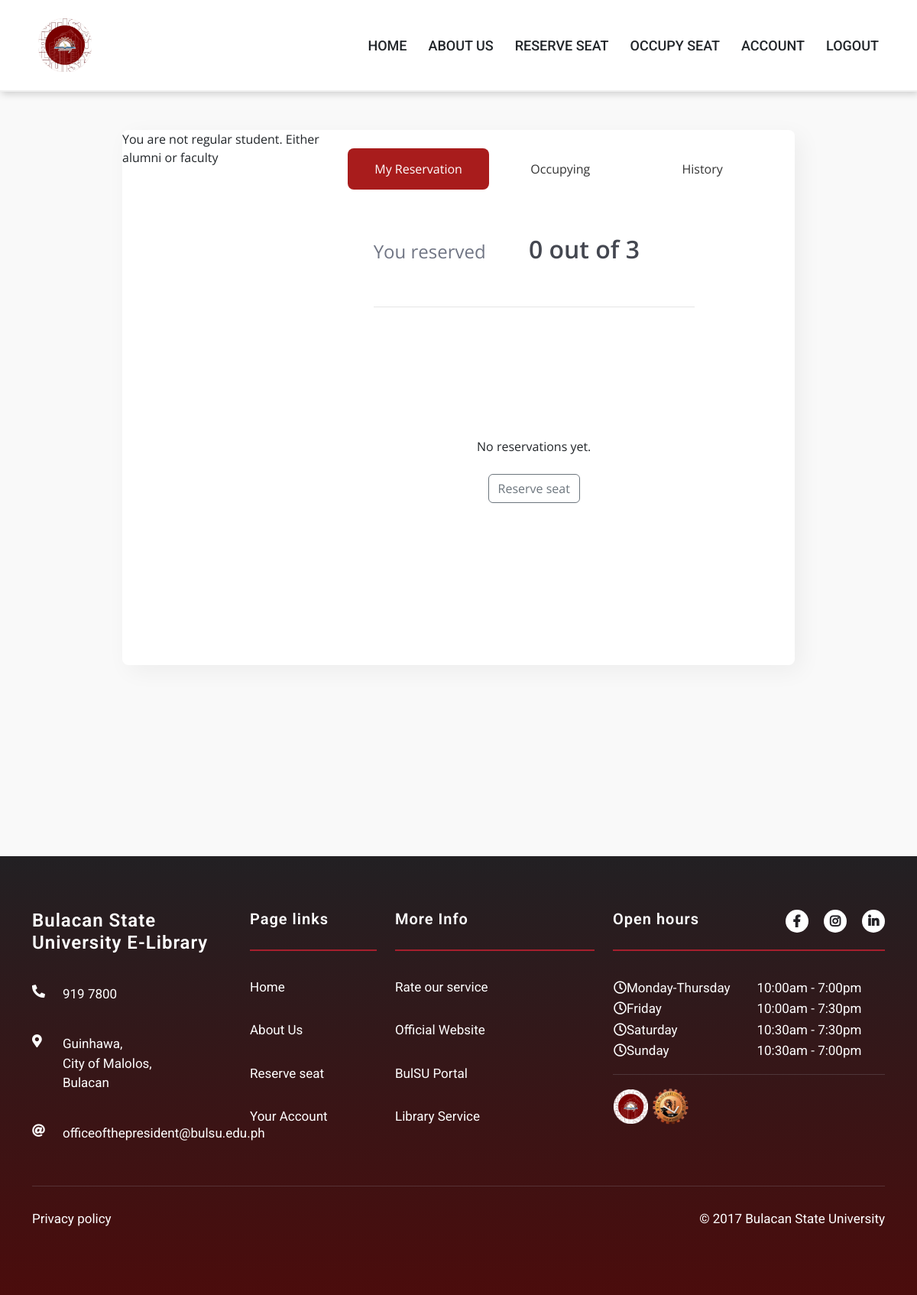
The app's page /profile.php (signed in), older data.
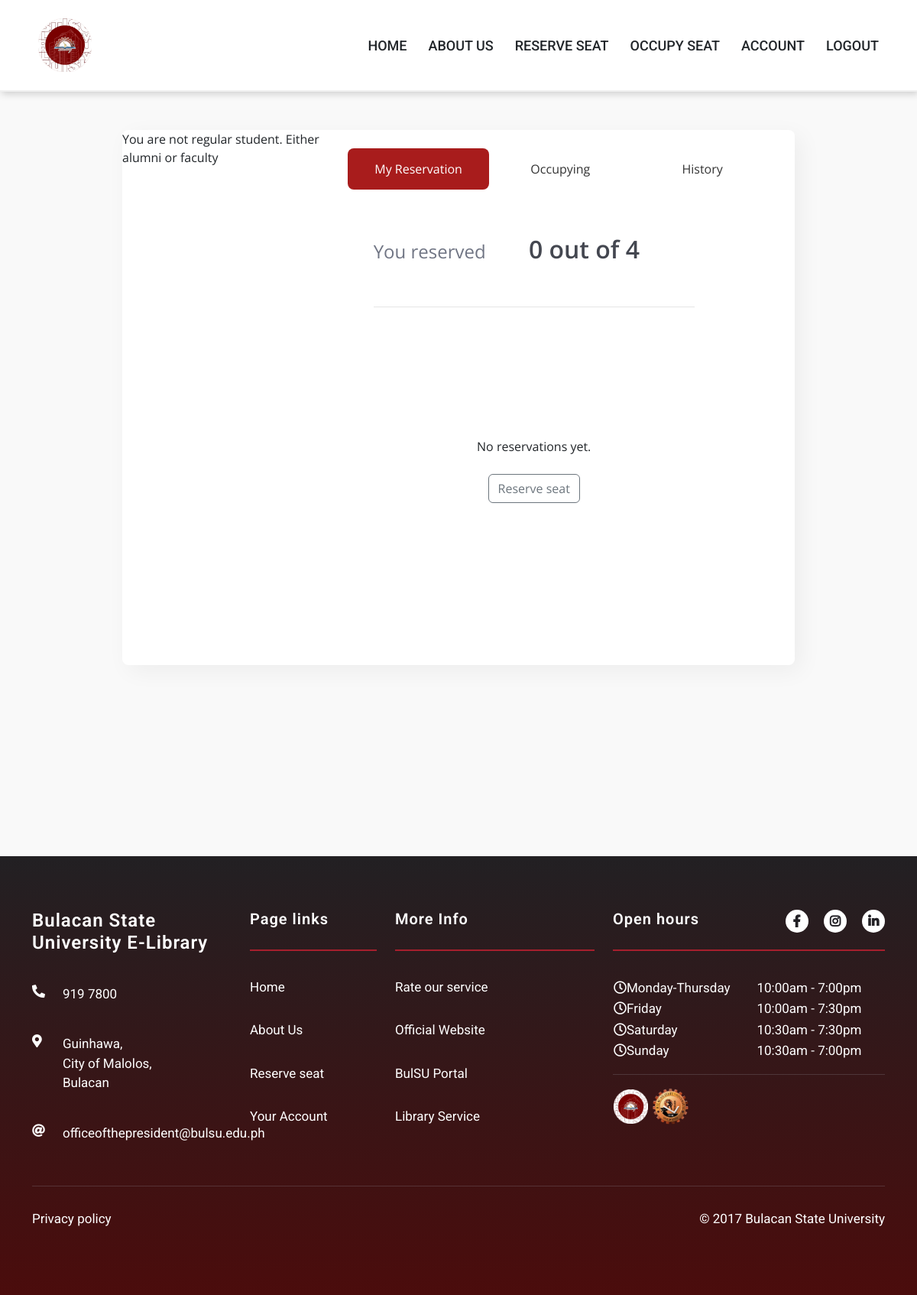
The same page, newer data.
### tables this page shows
CREATE TABLE `settings` (
  `settings_id` int(11) NOT NULL,
  `reservation` tinyint(1) DEFAULT NULL,
  `minDuration` int(11) DEFAULT NULL,
  `maxDuration` int(11) DEFAULT NULL,
  `reservePerDay` int(11) NOT NULL
);

### profile_tab1.php (the view, shortened to what this page needs)
<div class="reservations-wrapper">
    <h2>
        You reserved
        <?php
        $count_query = "SELECT COUNT(*) AS reservation_count FROM reservation WHERE user_id = '{$_SESSION['user_id']}' AND date >= CURDATE()";
        $count_result = mysqli_query($conn, $count_query);
        $count_row = mysqli_fetch_assoc($count_result);
        $reservation_count = $count_row['reservation_count'];
        $settings_query = "SELECT reservePerDay FROM settings WHERE settings_id = '1'";
        $settings_result = mysqli_query($conn, $settings_query);
        $settings_row = mysqli_fetch_assoc($settings_result);
        $reservePerDay = $settings_row['reservePerDay'];
        echo "<span class='total-reservation'>{$reservation_count} out of {$reservePerDay}</span>";
        ?>
    </h2>
    <div class="reservations">
        <?php
        $query = "SELECT * FROM reservation WHERE user_id = '{$_SESSION['user_id']}' AND date >= CURDATE() ORDER BY date ASC LIMIT {$reservePerDay}";
        $result = mysqli_query($conn, $query);
        if (mysqli_num_rows($result) > 0) {
            while ($row = mysqli_fetch_assoc($result)) {
                $seat_id = $row['seat_id'];
                $date = date('F j, Y', strtotime($row['date']));
                $start_time = date('h:i A', strtotime($row['start_time']));
                $end_time = date('h:i A', strtotime($row['end_time']));
                $seat_query = "SELECT * FROM seat WHERE seat_id = '$seat_id'";
                $seat_result = mysqli_query($conn, $seat_query);
                $seat_row = mysqli_fetch_assoc($seat_result);
                $seat_number = $seat_row['seat_number'];
                echo "<div class='row'><div class='col-6'>";
                echo "<h3>Seat {$seat_number}</h3>";
                echo "<p><ion-icon name='time-outline'></ion-icon> {$start_time} - {$end_time}<br>";
                echo "<ion-icon name='calendar-outline'></ion-icon> {$date}</p></div>";
                echo "<div class='col'>";
                echo "<a href='receipt.php?reservation_id={$row['reservation_id']}' class='btn btn-danger btn-sm'>View Details</a>&nbsp";
                $reservation_id = $row['reservation_id'];
                $sql_check_history = "SELECT COUNT(*) AS history_count FROM history WHERE reservation_id = $reservation_id";
                $result_check_history = $conn->query($sql_check_history);
                $sql_check_occupy = "SELECT COUNT(*) AS occupy_count FROM occupy WHERE reservation_id = $reservation_id";
                $result_check_occupy = $conn->query($sql_check_occupy);
                if ($result_check_occupy && $result_check_history) {
                    $row_check_history = $result_check_history->fetch_assoc();
                    $history_count = $row_check_history['history_count'];
                    $row_check_occupy = $result_check_occupy->fetch_assoc();
                    $occupy_count = $row_check_occupy['occupy_count'];
                    if ($history_count > 0) {
                        echo "<a class='btn btn-sm btn-success'>Completed</a>";
                    }
                    elseif ($occupy_count > 0) {
                        echo "<a class='btn btn-sm btn-warning' onclick='return false;' disabled>Occupying</a>";
                    }
                    else {
                        echo "<a href='#' class='btn btn-outline-danger btn-sm' onclick='confirmDelete({$row['reservation_id']}); return false;'>Delete</a>";
                    }
                } else {
                    echo "Error: " . $conn->error;
                }
                echo "</div>";
                echo "</div>";
                echo "<br><br>";
            }
        } else {
            echo "<center> <br> <br> <br> <br> <br>No reservations yet. <br><br><a class='btn btn-outline-secondary 'href='reserve.php'>Reserve seat</a></center>";
        }
        ?>
    </div>
</div>

Row changes from the older to the newer data that the page shows:
changed settings: reservePerDay "3" → "4"
